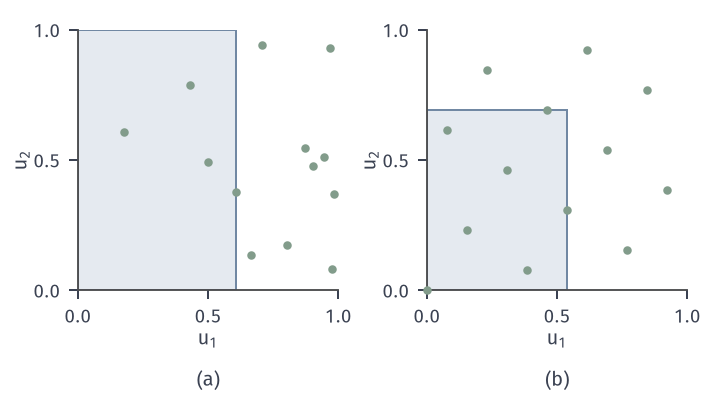

Write the Python code that produced this figure.
from pathlib import Path
import sys
HERE = Path(__file__).resolve().parent
sys.path.insert(0, str(HERE.parent/"vr-common"))
from vr_fig import *
import matplotlib.patches as mp
# Star discrepancy D* = sup_b | #{i: a_i in [0,b)}/n - b1 b2 | for n = 13 points in [0,1)^2.
# (a) 13 independent uniform points (seed 4).  (b) Fibonacci lattice a_i = ((i-1)/13, frac(8(i-1)/13)).
# D* is computed exactly by checking all boxes with corners at point coordinates or 1 (closed and open limits);
# the box attaining the supremum is shaded.
n = 13
rng = np.random.default_rng(4); P1 = rng.random((n, 2))
i = np.arange(n); P2 = np.stack([i/n, (8*i % n)/n], 1)
def star(P):
    xs = np.unique(np.r_[P[:, 0], 1.0]); ys = np.unique(np.r_[P[:, 1], 1.0]); best = (0, None, None)
    for bx in xs:
        for by in ys:
            vol = bx*by
            op = np.sum((P[:, 0] < bx) & (P[:, 1] < by))/n     # open box count
            cl = np.sum((P[:, 0] <= bx) & (P[:, 1] <= by))/n   # closed box (limit from above)
            for val in (abs(op-vol), abs(cl-vol)):
                if val > best[0]: best = (val, bx, by)
    return best
d1 = star(P1); d2 = star(P2)
fig, axs = figure(width_mm=100, height_mm=56, ncols=2)
panel(fig, left=.11, right=.97, bottom=.22, top=.97, wspace=.34)
for ax, P, d in zip(axs, (P1, P2), (d1, d2)):
    ax.add_patch(mp.Rectangle((0, 0), d[1], d[2], facecolor=BLUE_FILL, edgecolor=BLUE, lw=.8))
    ax.plot(P[:, 0], P[:, 1], 'o', ms=3.4, color=GREEN, mew=0, zorder=5, clip_on=False)
    ax.set_xlim(0, 1); ax.set_ylim(0, 1); ax.set_aspect('equal'); ax.set_xticks([0, .5, 1]); ax.set_yticks([0, .5, 1])
    axlab(ax, '$u_1$', '$u_2$')
tags(fig, axs)
cnt = lambda P, d: int(np.sum((P[:, 0] < d[1]) & (P[:, 1] < d[2])))
save(fig, HERE, 'figure', {'Dstar_iid': d1[0], 'box_iid': [d1[1], d1[2]], 'count_iid_open': cnt(P1, d1),
     'Dstar_lattice': d2[0], 'box_lattice': [d2[1], d2[2]], 'count_lattice_open': cnt(P2, d2)})
